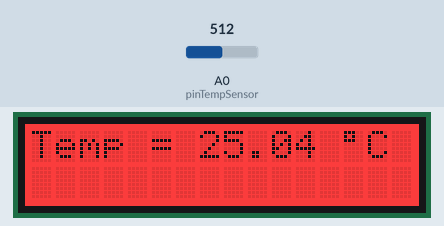
Recording of a program running on a simulated Arduino Uno, built with avr-gcc and run on an emulated ATmega328P. Shown: 16×2 character LCD. Inputs (shaded band) come from the test bench; at power-on: A0 (pinTempSensor) = 512. What the program prints to the serial monitor is not drawn.

Above: at 1.2 s.
1.3 s: A0 (pinTempSensor) set to 457
At 2.3 s:
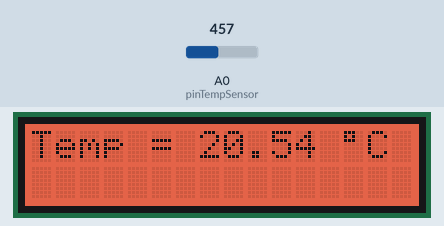
3.1 s: A0 (pinTempSensor) set to 428
At 4.3 s:
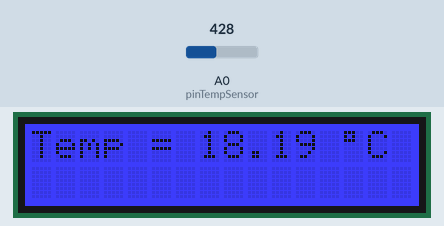
4.6 s: A0 (pinTempSensor) set to 511
At 5.1 s:
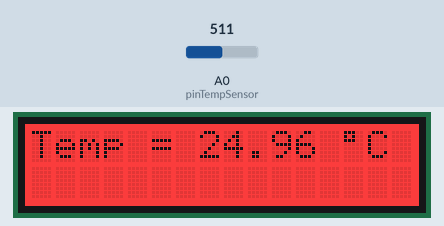
Timing chart, 0 to 7.6 s (numbered marks = the images above; inputs shaded):
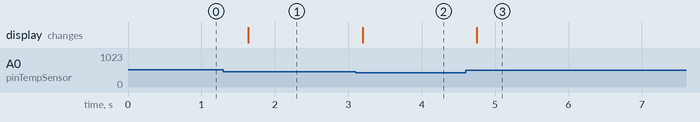

The program:

main.cpp
```cpp
/**************************************************************************************************************************************
* Mesure la température grace à une thermistance grove temperature sensor https://wiki.seeedstudio.com/Grove-Temperature_Sensor_V1.2/
* Affiche la température sur un afficheur LCD RGB https://wiki.seeedstudio.com/Grove-LCD_RGB_Backlight/
* Donne une indication du confort thermique par une couleur du rétro-éclairage de l'afficheur
* Envoie la température vers le PC grace au port série
***************************************************************************************************************************************/

#include <Arduino.h>

// Bibliothèques pour utiliser l'afficheur LCD avec rétroéclairage RGB
#include <Wire.h>
#include "rgb_lcd.h"


const int B = 4200;               // B value of the thermistor
const double R0 = 100000;         // R0 = 100k
const int pinTempSensor = A0;     // Grove - Temperature Sensor connect to A0

// Création de l'objet lcd pour utiliser l'afficheur et son rétroéclairage
rgb_lcd lcd;

// Définition de la couleur orange du rétroéclairage de l'afficheur
const int colorR = 225;  // intensité du rouge de 0 à 255
const int colorG = 53;   // intensité du vert de 0 à 255
const int colorB = 16;   // intensité du bleu de 0 à 255

float calculer_temperature(int a);  // Fonction pour calculer la température à partir du signal du capteur

void afficher_temperature(float temperature); // Fonction pour gérer l'affichage de la température

void gerer_couleur(float temperature); // Fonction pour gérer la couleur du rétroéclairage selon la température

void communiquer_au_pc(float temperature);

/***********************************************
 * Fonction d'initialisation exécutée une fois
 * à la mise sous tension de l'arduino
 **********************************************/
void setup()
{
    Serial.begin(9600); // Démarrage de la liaison série pour communiquer avec le PC

    lcd.begin(16, 2);  // Initialisation de l'afficheur LCD RGB

    lcd.setRGB(colorR, colorG, colorB);  // Eclairer l'afficheur en orange
}

/***********************************************
 * Fonction principale exécutée en boucle
 * aussi vite que possible
 **********************************************/
void loop()
{
    int a = analogRead(pinTempSensor);  // Numériser le signal électrique reçu sur la broche A0 de l'arduino

    float temperature = calculer_temperature(a);  // Calculer la température à partir du signal électrique numérisé

    afficher_temperature(temperature);  // Afficher la température sur l'afficheur

    gerer_couleur(temperature);  // Indiquer le niveau de confort sur l'afficheur

    communiquer_au_pc(temperature);

    delay(500);  // Attendre 0,5s avant de recommencer une mesure
}

/***********************************************
 * Fonctions définies par l'utilisateur
 **********************************************/
float calculer_temperature(int a) {
    // Calcul de la température selon les informations données par le constructeur du capteur
    float R = 1023.0/a-1.0;
    R = R0*R;
    float temperature = 1.0/(log(R/R0)/B+1/298.15)-273.15;
    return temperature;
}

void afficher_temperature(float temperature){
    // Affiche la température, valeur et unité sur l'afficheur
    lcd.clear();
    lcd.setCursor(0,0);
    lcd.print("Temp = ");
    lcd.print(temperature);
    lcd.print(" ");
    lcd.write(0xDF);  // Affiche le symbole du degré
    lcd.print("C");
}


void gerer_couleur(float temperature) {
    // Colore le rétroéclairage de l'afficheur selon le niveau de confort
    if (temperature < 19){
        lcd.setRGB(0,0,255);
    }
    else if(temperature < 21) {
        lcd.setRGB(225, 53, 16);
    }
    else {
        lcd.setRGB(255,0,0);
    }
}


void communiquer_au_pc(float temperature) {
    // Communication de la température mesurée au PC
    Serial.print("temperature = ");
    Serial.println(temperature);
}
```

Measured:
- the behaviour switches between 439 and 438 on A0 (pinTempSensor) (found by bisection; images 1 and 2)
- after the input at 1.3 s, the display: changes after 0.34 s (image 1)
- after the input at 3.1 s, the display: changes after 0.10 s (image 2)
- after the input at 4.6 s, the display: changes after 0.15 s (image 3)
